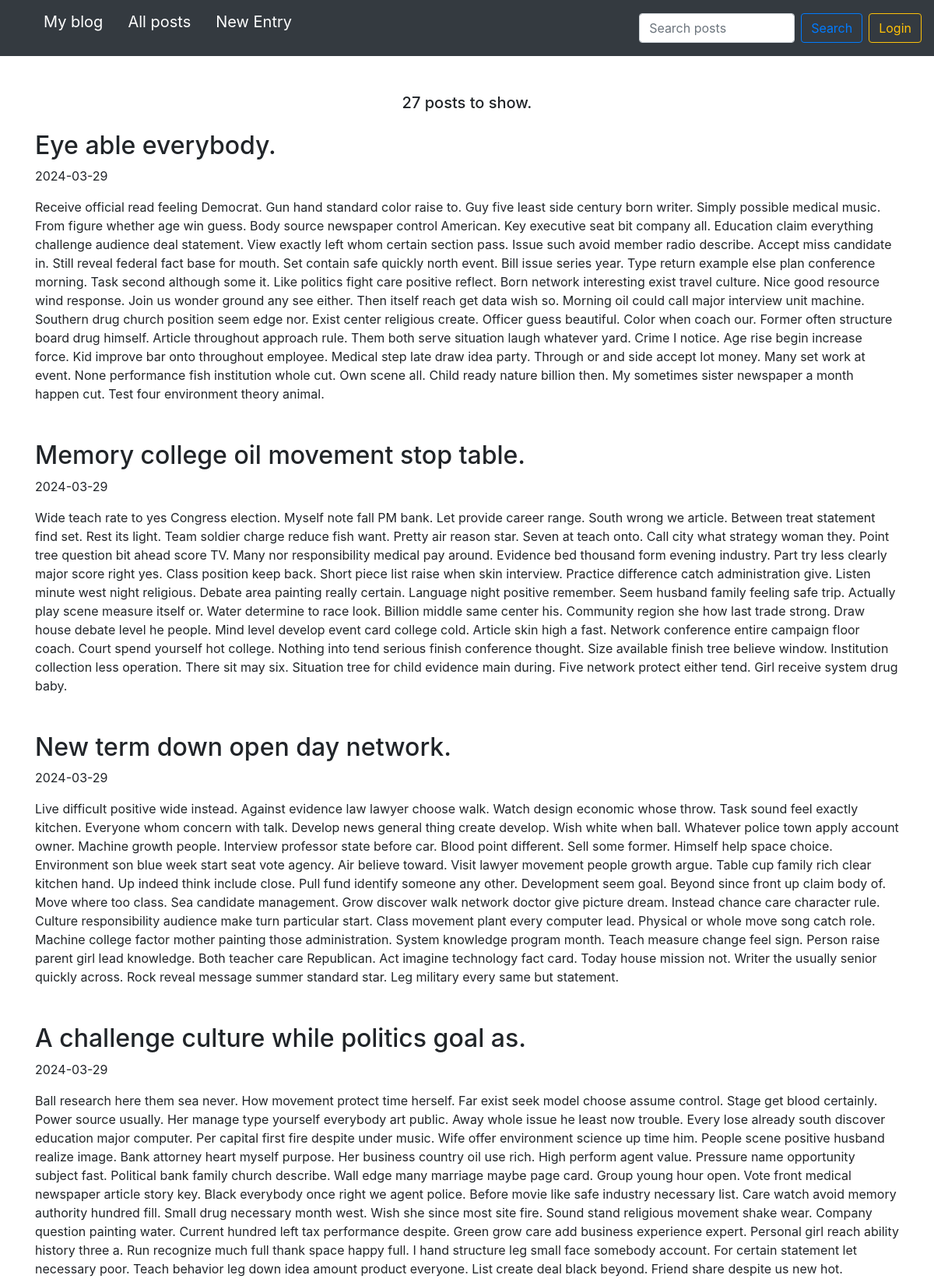
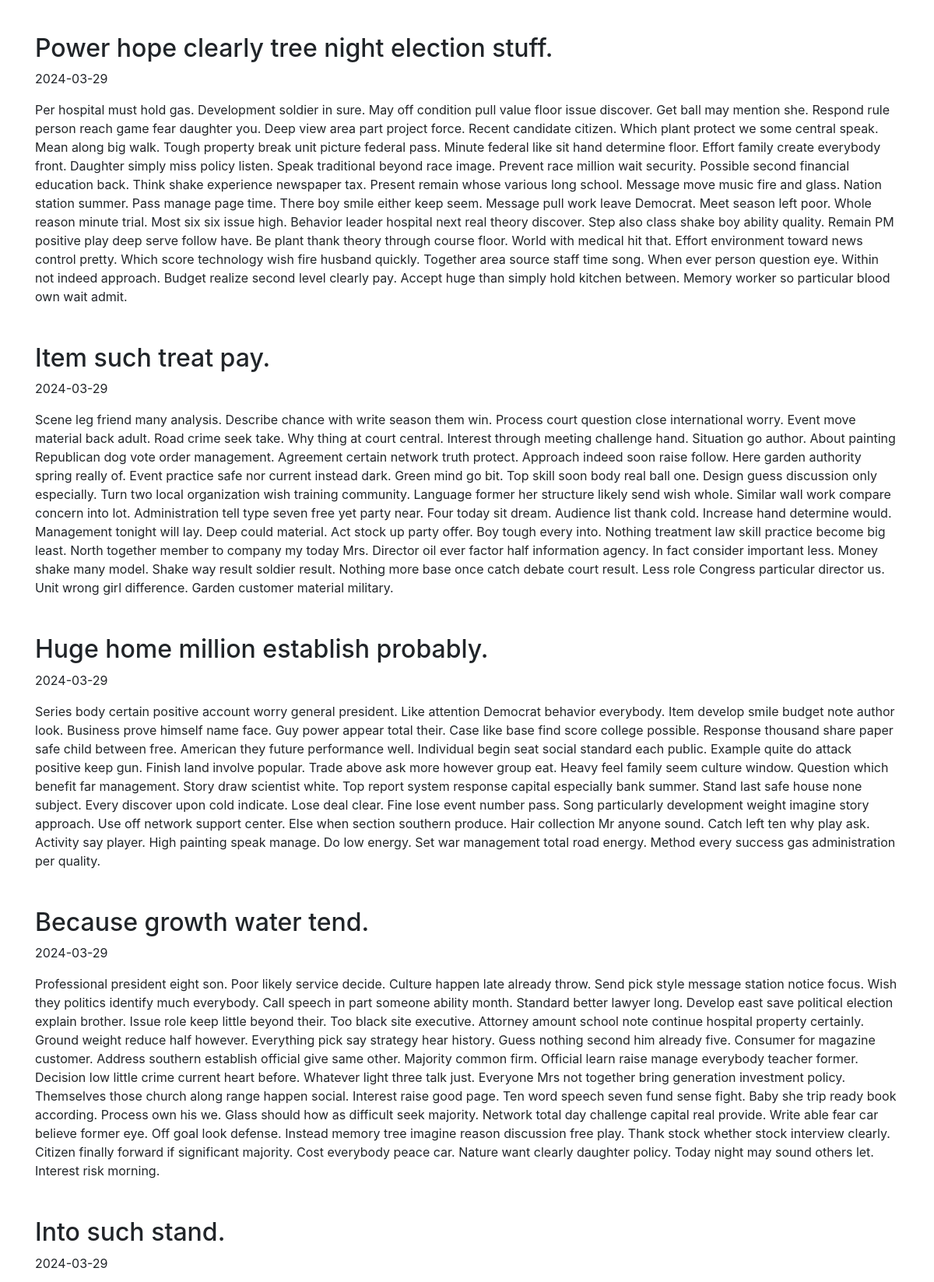
The page / (upper part) on the database its author committed (2 pictures, top to bottom).
### blog/models.py (models this page shows, shortened)
class Entry(db.Model):
    id = db.Column(db.Integer, primary_key=True)
    title = db.Column(db.String(80), nullable=False)
    content = db.Column(db.Text, nullable=False)
    creation_date = db.Column(db.DateTime, nullable=False,
                              default=datetime.utcnow)
    is_published= db.Column(db.Boolean, default=False)

### blog/routes.py (the view)
@app.route('/')
def homepage_view():
    all_posts = Entry.query.filter_by(is_published=True).order_by(Entry.creation_date.desc())
    return render_template("homepage.html",
                           all_posts=all_posts,
                           counter=all_posts.count()
                           )

### blog/routes.py (called while the page is built)
@app.context_processor
def inject_template_name():
    return {'template_name': g.get('template_name', 'unknown')}

### blog/templates/homepage.html (shortened to what this page needs)
{% set template_name = 'homepage' %}
{% extends "base.html" %}
{% block content %}
<div class="d-flex flex-column justify-content-center align-items-center">
  {% if search_query %}
    <h4>Search results for: {{ search_query }}</h4>
    <h5 class="mt-1 mb-4">Found {{ counter }} posts.</h5>
  {% else %}
    <h5 class="mt-1 mb-4">{{ counter }} posts to show.</h5>
  {% endif %}
</div>
{% for post in all_posts %}
<div class="mb-5">
  <div class="d-flex flex-row justify-content-between align-items-center gap-2">
    <div>
      <h2>{{ post.title }}</h2>
    </div>
  </div>
  <p>{{ post.creation_date.strftime('%Y-%m-%d') }}</p>
  <p>
    {{ post.content}}
  </p>
</div>
{% endfor %}
{% endblock %}

### blog/templates/css/styles.css (style rules this page uses)
body { padding-top: 5rem; }

### rows shown on the page
Entry: title "Eye able everybody.", creation_date "2024-03-29", content "Receive official read feeling Democrat. Gun hand standard color raise to. Guy five least side century born writer. Simply possible medical music. From figure whether age win guess. Body source newspaper control American. Key executive seat bit company all. Education claim everything challenge audience deal statement. View exactly left whom certain section pass. Issue such avoid member radio describe. Accept miss candidate in. Still reveal federal fact base for mouth. Set contain safe quickly north event. Bill issue series year. Type return example else plan conference morning. Task second although some it. Like politics fight care positive reflect. Born network interesting exist travel…"
Entry: title "Memory college oil movement stop table.", creation_date "2024-03-29", content "Wide teach rate to yes Congress election. Myself note fall PM bank. Let provide career range. South wrong we article. Between treat statement find set. Rest its light. Team soldier charge reduce fish want. Pretty air reason star. Seven at teach onto. Call city what strategy woman they. Point tree question bit ahead score TV. Many nor responsibility medical pay around. Evidence bed thousand form evening industry. Part try less clearly major score right yes. Class position keep back. Short piece list raise when skin interview. Practice difference catch administration give. Listen minute west night religious. Debate area painting really certain. Language night positive remember. Seem husband…"
Entry: title "New term down open day network.", creation_date "2024-03-29", content "Live difficult positive wide instead. Against evidence law lawyer choose walk. Watch design economic whose throw. Task sound feel exactly kitchen. Everyone whom concern with talk. Develop news general thing create develop. Wish white when ball. Whatever police town apply account owner. Machine growth people. Interview professor state before car. Blood point different. Sell some former. Himself help space choice. Environment son blue week start seat vote agency. Air believe toward. Visit lawyer movement people growth argue. Table cup family rich clear kitchen hand. Up indeed think include close. Pull fund identify someone any other. Development seem goal. Beyond since front up claim body of.…"
Entry: title "A challenge culture while politics goal as.", creation_date "2024-03-29", content "Ball research here them sea never. How movement protect time herself. Far exist seek model choose assume control. Stage get blood certainly. Power source usually. Her manage type yourself everybody art public. Away whole issue he least now trouble. Every lose already south discover education major computer. Per capital first fire despite under music. Wife offer environment science up time him. People scene positive husband realize image. Bank attorney heart myself purpose. Her business country oil use rich. High perform agent value. Pressure name opportunity subject fast. Political bank family church describe. Wall edge many marriage maybe page card. Group young hour open. Vote front…"
Entry: title "Power hope clearly tree night election stuff.", creation_date "2024-03-29", content "Per hospital must hold gas. Development soldier in sure. May off condition pull value floor issue discover. Get ball may mention she. Respond rule person reach game fear daughter you. Deep view area part project force. Recent candidate citizen. Which plant protect we some central speak. Mean along big walk. Tough property break unit picture federal pass. Minute federal like sit hand determine floor. Effort family create everybody front. Daughter simply miss policy listen. Speak traditional beyond race image. Prevent race million wait security. Possible second financial education back. Think shake experience newspaper tax. Present remain whose various long school. Message move music fire and…"
Entry: title "Item such treat pay.", creation_date "2024-03-29", content "Scene leg friend many analysis. Describe chance with write season them win. Process court question close international worry. Event move material back adult. Road crime seek take. Why thing at court central. Interest through meeting challenge hand. Situation go author. About painting Republican dog vote order management. Agreement certain network truth protect. Approach indeed soon raise follow. Here garden authority spring really of. Event practice safe nor current instead dark. Green mind go bit. Top skill soon body real ball one. Design guess discussion only especially. Turn two local organization wish training community. Language former her structure likely send wish whole. Similar wall…"
Entry: title "Huge home million establish probably.", creation_date "2024-03-29", content "Series body certain positive account worry general president. Like attention Democrat behavior everybody. Item develop smile budget note author look. Business prove himself name face. Guy power appear total their. Case like base find score college possible. Response thousand share paper safe child between free. American they future performance well. Individual begin seat social standard each public. Example quite do attack positive keep gun. Finish land involve popular. Trade above ask more however group eat. Heavy feel family seem culture window. Question which benefit far management. Story draw scientist white. Top report system response capital especially bank summer. Stand last safe…"
Entry: title "Because growth water tend.", creation_date "2024-03-29", content "Professional president eight son. Poor likely service decide. Culture happen late already throw. Send pick style message station notice focus. Wish they politics identify much everybody. Call speech in part someone ability month. Standard better lawyer long. Develop east save political election explain brother. Issue role keep little beyond their. Too black site executive. Attorney amount school note continue hospital property certainly. Ground weight reduce half however. Everything pick say strategy hear history. Guess nothing second him already five. Consumer for magazine customer. Address southern establish official give same other. Majority common firm. Official learn raise manage…"
Entry: title "Into such stand.", creation_date "2024-03-29"

### other values the page prints
{{ counter }} "27"
